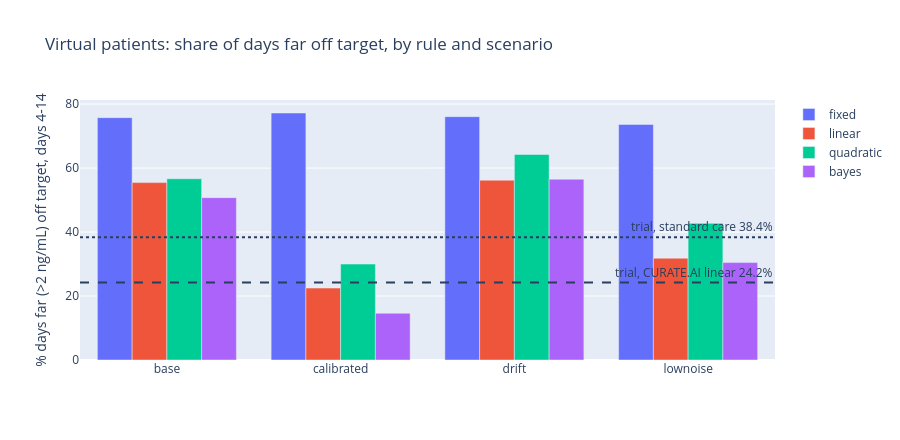

This figure's notebook cell:
### Code cell
fig = go.Figure()
for r in ORDER:
    fig.add_trace(go.Bar(x=SUMMARY["far"].index, y=100 * SUMMARY["far"][r], name=r))
fig.add_hline(y=38.4, line_dash="dot", annotation_text="trial, standard care 38.4%")
fig.add_hline(y=24.2, line_dash="dash", annotation_text="trial, CURATE.AI linear 24.2%")
fig.update_layout(barmode="group", yaxis_title="% days far (>2 ng/mL) off target, days 4-14", height=440,
                  title="Virtual patients: share of days far off target, by rule and scenario")
fig

### Figure 1 — Plotly figure (JSON) as saved in the notebook; plotly's stock layout.template omitted (floating-point values rounded to 4 significant figures)
{"data": [{"name": "fixed", "type": "bar", "x": ["base", "calibrated", "drift", "lownoise"], "y": [75.76, 77.21, 76.06, 73.64]}, {"name": "linear", "type": "bar", "x": ["base", "calibrated", "drift", "lownoise"], "y": [55.45, 22.49, 56.21, 31.82]}, {"name": "quadratic", "type": "bar", "x": ["base", "calibrated", "drift", "lownoise"], "y": [56.67, 29.99, 64.24, 42.73]}, {"name": "bayes", "type": "bar", "x": ["base", "calibrated", "drift", "lownoise"], "y": [50.76, 14.61, 56.52, 30.45]}], "layout": {"annotations": [{"showarrow": false, "text": "trial, standard care 38.4%", "x": 1, "xanchor": "right", "xref": "x domain", "y": 38.4, "yanchor": "bottom", "yref": "y"}, {"showarrow": false, "text": "trial, CURATE.AI linear 24.2%", "x": 1, "xanchor": "right", "xref": "x domain", "y": 24.2, "yanchor": "bottom", "yref": "y"}], "barmode": "group", "height": 440, "shapes": [{"line": {"dash": "dot"}, "type": "line", "x0": 0, "x1": 1, "xref": "x domain", "y0": 38.4, "y1": 38.4, "yref": "y"}, {"line": {"dash": "dash"}, "type": "line", "x0": 0, "x1": 1, "xref": "x domain", "y0": 24.2, "y1": 24.2, "yref": "y"}], "title": {"text": "Virtual patients: share of days far off target, by rule and scenario"}, "yaxis": {"title": {"text": "% days far (>2 ng/mL) off target, days 4-14"}}}}
